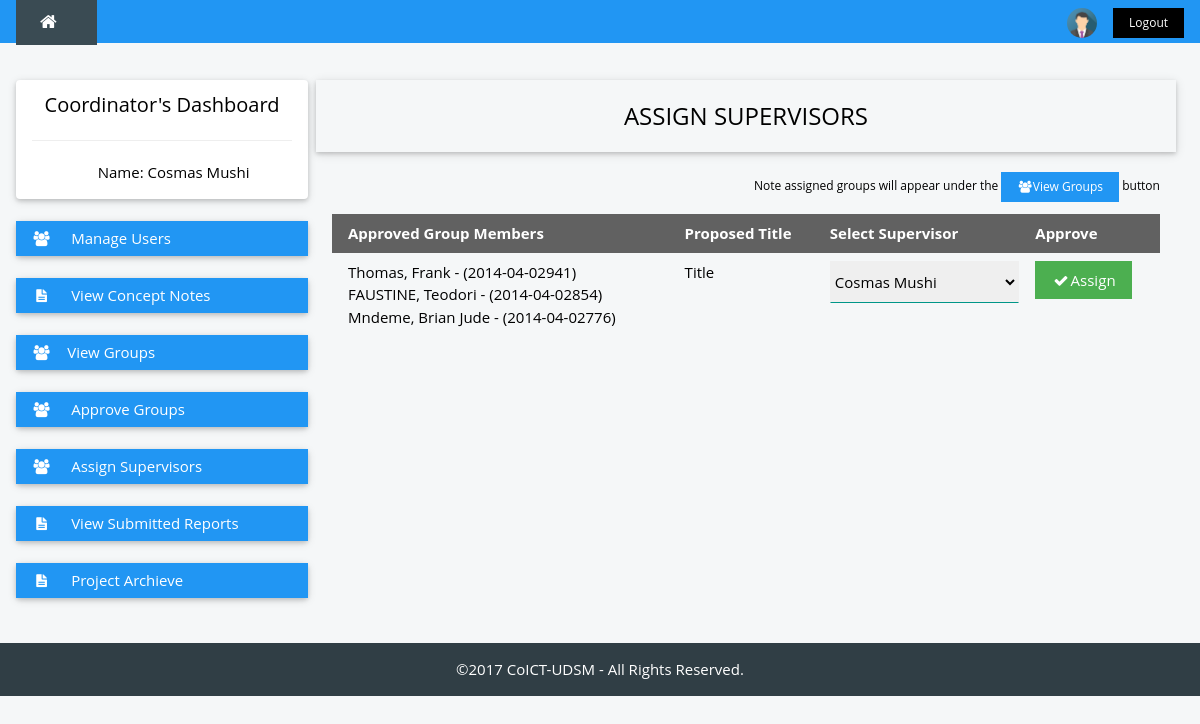
Screenshot of /coordinator/assign-supervisor.php (signed in) with the database file from the repository.
### tables this page shows
CREATE TABLE `suggestedgroup` (
  `sugId` int(11) NOT NULL,
  `fMember` varchar(13) NOT NULL,
  `sMember` varchar(13) NOT NULL,
  `tMember` varchar(13) NOT NULL,
  `approval` varchar(13) NOT NULL
);

CREATE TABLE `student` (
  `regNo` varchar(13) NOT NULL,
  `fName` varchar(25) NOT NULL,
  `mName` varchar(25) DEFAULT NULL,
  `lName` varchar(25) NOT NULL,
  `email` varchar(30) NOT NULL,
  `phoneNo` varchar(20) NOT NULL,
  `course` varchar(50) NOT NULL
);

### coordinator/assign-supervisor.php (the view, shortened to what this page needs)
<?php
  include '../header.php';
?>
<div class="w3-container w3-content" style="max-width:1400px;margin-top:80px">
  <div class="w3-row">
    <div class="w3-col m3">
    <?php
      include 'coord-nav.php';
    ?>
    </div>
    <div class="w3-col m9">
      <div id="main">
      <div class="w3-row-padding">
        <div class="w3-card-2 ">
            <div class="w3-container w3-padding">
              <div class="w3-col m12">
              <h3 class="w3-center">ASSIGN SUPERVISORS</h3>
              </div>
            </div>
          </div>
        <div class=" ">
         <div class="w3-container w3-padding">
         <p class="w3-small w3-right-align">Note assigned groups will appear under the <button onclick="viewGroups()" class="w3-btn w3-blue w3-left-align"><i class="fa fa-users fa-fw "></i>View Groups </button> button</p>
          <div class="w3-center">
           <?php
            $sqlgrp = mysqli_query($dbcon, "SELECT * FROM `suggestedgroup` WHERE approval='approved'") or die(mysqli_error($dbcon));
            $num_row = mysqli_num_rows($sqlgrp);
            if ($num_row < 0) {
              echo "There are groups to assign";
             }
             else { ?>
               <table class="w3-table w3">
                <thead>
                  <tr class="w3-dark-grey">
                    <th>Approved Group Members</th>
                    <th>Proposed Title</th>
                    <th>Select Supervisor </th>
                    <th>Approve</th>
                  </tr>
                </thead>
                <?php
                  while($group_row = mysqli_fetch_array($sqlgrp)) {
                ?>
                <tr>
                  <td>
                  <?php
                   	$member1 = $group_row['fMember'];
                    $result1 = mysqli_query($dbcon, "SELECT * FROM student WHERE regNo = '$member1'") or die(mysqli_error());
                    $member_row1 = mysqli_fetch_array($result1);
                    echo $member_row1['lName'].", ".$member_row1['fName']." ".$member_row1['mName']." - (".$member1.")<br> ";
                    $member2 =  $group_row['sMember'];
                    $result2 = mysqli_query($dbcon, "SELECT * FROM student WHERE regNo = '$member2'") or die(mysqli_error());
                    $member_row2 = mysqli_fetch_array($result2);
                    if (!empty($member_row2)) {
                    	echo $member_row2['lName'].", ".$member_row2['fName']." ".$member_row2['mName']." - (".$member2.")<br> ";
                  	}
                    $member3 =  $group_row['tMember'];
                    $result3 = mysqli_query($dbcon, "SELECT * FROM student WHERE regNo = '$member3'") or die(mysqli_error());
                    $member_row3 = mysqli_fetch_array($result3);
                    if (!empty($member_row3)) {
                    	echo $member_row3['lName'].", ".$member_row3['fName']." ".$member_row3['mName']." - (".$member3.")<br> ";
                    }
                  ?>
                  </td>
                  <td><?php
                   $title="Title";
                   echo $title;
                  ?></td>
                  <td><form method="POST" action="<?php echo htmlspecialchars($_SERVER["PHP_SELF"]);?>">
                  	<select class="w3-select" name="assignedsupervisor">
                  	<?php
                  		$result = mysqli_query($dbcon, "SELECT * FROM supervisor") or die(mysql_error());
                  		while ($user_row = mysqli_fetch_array($result)) {
                  		$supervisor = $user_row['empId'];
          						echo "<option value=".$supervisor.">".$user_row['fName']." ".$user_row['lName']."</option>";
          						 } ?>
					</select>
                   </td>
                  	<td>
                    <button class="w3-padding w3-btn w3-green " type="submit" name="assign"><i class="fa fa-check fa-fw"></i>Assign</button>
                    </td>
                </tr>
                <?php }  ?>
              </table>
             <?php
             }
             ?>
            </div>
          </div>
        </div>
      </div>
      <br />
      </div>
    </div>
  </div>
</div>
<br>
<?php
  include '../footer.php';
?>
</body>
</html>

### styles/w3-theme-blue-grey.css (style rules this page uses)
.w3-theme-l5 { color:#000 !important; background-color:#f5f7f8 !important }

### header.php (style rules this page uses)
html,body,h1,h2,h3,h4,h5 { font-family: "Open Sans", sans-serif }

### rows the page displays
suggestedgroup: student.lName "Thomas", student.fName "Frank", fMember "2014-04-02941", student.lName "FAUSTINE", student.fName "Teodori", sMember "2014-04-02854", student.lName "Mndeme", student.fName "Brian", student.mName "Jude", tMember "2014-04-02776", title "Title"

### other values shown
$yr[year] "2017"
form field assignedsupervisor "Cosmas Mushi"
